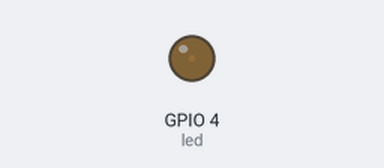
A program run on a simulated ESP32 board running MicroPython. Parts: output pins drawn as LEDs (lit = HIGH).

Above: at 0.2 s.
At 19.9 s:
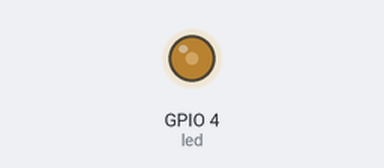
At 29.91 s:
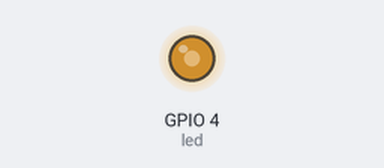
At 39.76 s:
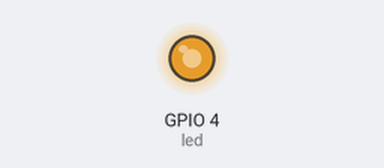
Timing chart, 0 to 40.0 s (numbered marks = the images above):
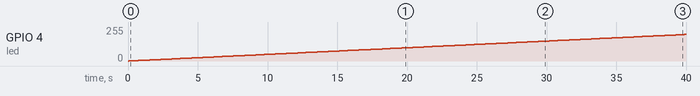

Measured:
- by itself, GPIO 4 (led): moves from 0/255 to 199/255 over 39.8 s

The program:

pwm_led.py
```python
from machine import Pin, PWM
from time import sleep

led = PWM(Pin(4), freq = 5000)

def main():
    while True:
        for duty_cycle in range(0, 65360):
            led.duty(duty_cycle)
            sleep(0.05)

if __name__ == "__main__":
    main()
```
